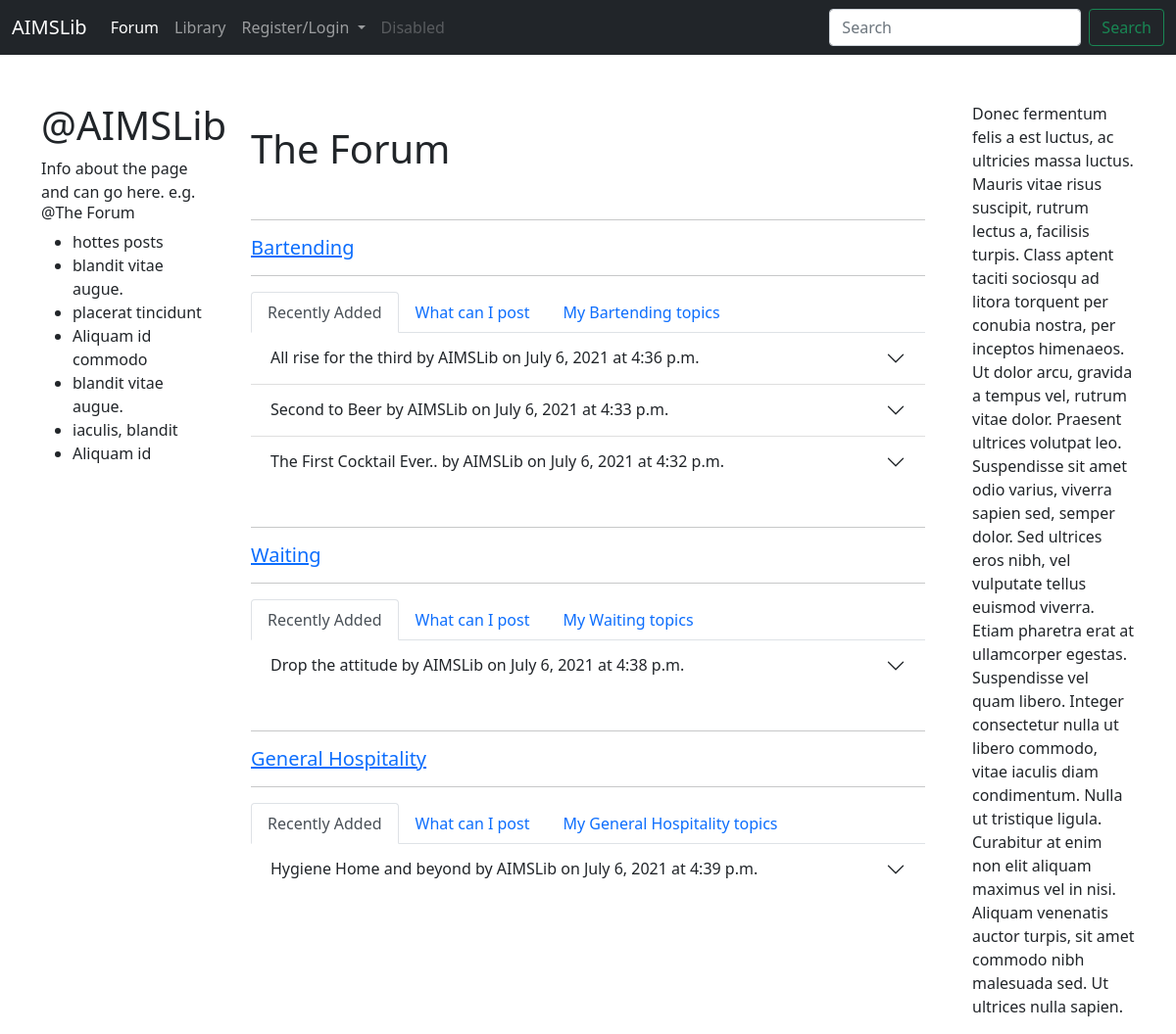
The app's page /forum/ with its own data.
### forum/models.py (models this page shows, shortened)
class Post(models.Model):
    title = models.CharField(max_length=255)
    assigned_skill_area = models.ForeignKey(SkillArea, on_delete=models.CASCADE)
    author = models.ForeignKey(User, on_delete=models.CASCADE)
    body = RichTextField(blank=True, null=True)
    publish_date = models.DateField(auto_now_add=True)
    publish_time = models.TimeField(auto_now_add=True)
    topic_snippet = models.TextField(max_length=500, default="A short snippet on your topic")

### Development/models.py (models this page shows)
class SkillArea(models.Model):
    skill_area_name = models.CharField(max_length=255)
    created_date = models.DateField(auto_now_add=True)
    created_by = models.ForeignKey(User, on_delete=models.CASCADE)
    forum_rules = models.TextField(default="The forum rules for this skill area are..")
    def __str__(self):
        return self.skill_area_name #This changes the displayed object name into relevant text information

### forum/views.py (the view)
# urls.py: path('forum/', ForumViewHome.as_view(), name="forum-home"),
class ForumViewHome(TemplateView):
    template_name = "forum_home.html"
    def get_context_data(self, **kwargs):
        context = super().get_context_data(**kwargs)
        skill_topic_set = []
        for skill in SkillArea.objects.all():
            filtered_results = Post.objects.filter(assigned_skill_area=skill.id).order_by('-publish_date', '-publish_time')[:5]#.order_by('-publish_time')
            if filtered_results:
                skill_topic_set.append(filtered_results)
        context['skill_area_topics'] = skill_topic_set
        return context

### forum/templates/forum_home.html (shortened to what this page needs)
{% extends 'base.html' %}
{% block content %}
<div class="container">
<br/>
<h1> The Forum </h1>
<br/>
{% for skill_topic_set in skill_area_topics %}
  <hr>
  <h5> <a href='{% url "forum-dev-area" skill_topic_set.0.assigned_skill_area %}'> {{ skill_topic_set.0.assigned_skill_area }}</a></h5>
  <hr>
  <nav>
    <div class="nav nav-tabs" id="nav-tab" role="tablist">
      <button class="nav-link active" id="nav-home-tab" data-bs-toggle="tab" data-bs-target="#nav-home" type="button" role="tab" aria-controls="nav-home" aria-selected="true">Recently Added</button>
      <button class="nav-link" id="nav-profile-tab" data-bs-toggle="tab" data-bs-target="#nav-profile" type="button" role="tab" aria-controls="nav-profile" aria-selected="false">What can I post</button>
      <button class="nav-link" id="nav-contact-tab" data-bs-toggle="tab" data-bs-target="#nav-contact" type="button" role="tab" aria-controls="nav-contact" aria-selected="false">My {{ skill_topic_set.0.assigned_skill_area }} topics</button>
    </div>
  </nav>
  <div class="tab-content" id="nav-tabContent">
    <div class="tab-pane fade show active" id="nav-home" role="tabpanel" aria-labelledby="nav-home-tab">
      <div class="accordion accordion-flush" id="TopicAccordian">
        {% for post in skill_topic_set%}
          <div class="accordion-item">
            <h2 class="accordion-header" id="topic_heading_{{ post.pk }}">
              <button class="accordion-button collapsed" type="button" data-bs-toggle="collapse" data-bs-target="#topic_collapse_{{ post.pk }}" aria-expanded="false" aria-controls="topic_collapse_{{ post.pk }}">
                {{ post.title }} by {{ post.author }} on {{ post.publish_date }} at {{ post.publish_time}}
            </h2>
          </div>
        {% endfor %}
      </div>
  </div>
</div>
<br/>
{% endfor %}
</div>
{% endblock %}

### website/templates/base.html (shortened to what this page needs)
<!doctype html>
<html lang="en">
  <head>
    <link href="https://cdn.jsdelivr.net/npm/bootstrap@5.0.2/dist/css/bootstrap.min.css" rel="stylesheet">
  </head>
  <body>
    <nav class="navbar navbar-expand-lg navbar-dark bg-dark">
      <div class="container-fluid">
        <a class="navbar-brand" href="{% url 'home' %}">AIMSLib</a>
        <div class="collapse navbar-collapse" id="navbarSupportedContent">
          <ul class="navbar-nav me-auto mb-2 mb-lg-0">
            <li class="nav-item">
              <a class="nav-link active" aria-current="page" href="{% url 'forum-home' %}">Forum</a>
            </li>
            <li class="nav-item">
              <a class="nav-link" href="#">Library</a>
            </li>
            {% if user.is_authenticated %}
            <li class="nav-item dropdown">
              <a class="nav-link dropdown-toggle" href="#" id="navbarDropdown" role="button" data-bs-toggle="dropdown" aria-expanded="false">
                {{ user.get_username }}
              </a>
              <ul class="dropdown-menu" aria-labelledby="navbarDropdown">
                <li><a class="dropdown-item" href="{% url 'member-profile' user.pk %}">My Profile</a></li>
                <li><a class="dropdown-item" href="#">Development</a></li>
                <li><a class="dropdown-item" href="{% url 'member-edit' %}">Account settings</a></li>
                <li><hr class="dropdown-divider"></li>
                <li><a class="dropdown-item" href="{% url 'logout' %}">Logout</a></li>
              </ul>
            </li>
            {% else %}
            <li class="nav-item dropdown">
              <a class="nav-link dropdown-toggle" href="#" id="navbarDropdown" role="button" data-bs-toggle="dropdown" aria-expanded="false">
                Register/Login
              </a>
            </li>
            {% endif %}
            <li class="nav-item">
              <a class="nav-link disabled" href="#" tabindex="-1" aria-disabled="true">Disabled</a>
            </li>
          </ul>
          <form class="d-flex">
            <input class="form-control me-2" type="search" placeholder="Search" aria-label="Search">
            <button class="btn btn-outline-success" type="submit">Search</button>
          </form>
        </div>
      </div>
    </nav>
    <div class="container">
      <div class="row">
        <div class="col-2">
          <br/>
          <br/>
          <h1>{% block sectiontitle %}@AIMSLib {% endblock %}</h1>
          {% block leftbar %}
          Info about the page and can go here. e.g.
          <h6> @The Forum</h6>
          <ul>
            <li>hottes posts</li>
            <li>blandit vitae augue.</li>
            <li>placerat tincidunt</li>
            <li>Aliquam id commodo</li>
            <li>blandit vitae augue.</li>
            <li>iaculis, blandit</li>
            <li>Aliquam id </li>
          </ul>
          {% endblock %}
        </div>
        <div class="col-8">
          <br/>
          <br/>
          {% block content %}
          {% endblock %}
        </div>
        <div class="col-2">
          <br/>
          <br/>
          {% block rightbar %}
          <p>Donec fermentum felis a est luctus, ac ultricies massa luctus. Mauris vitae risus suscipit, rutrum lectus a, facilisis turpis. Class aptent taciti sociosqu ad litora torquent per conubia nostra, per inceptos himenaeos. Ut dolor arcu, gravida a tempus vel, rutrum vitae dolor. Praesent ultrices volutpat leo. Suspendisse sit amet odio varius, viverra sapien sed, semper dolor. Sed ultrices eros nibh, vel vulputate tellus euismod viverra. Etiam pharetra erat at ullamcorper egestas. Suspendisse vel quam libero. Integer consectetur nulla ut libero commodo, vitae iaculis diam condimentum. Nulla ut tristique ligula. Curabitur at enim non elit aliquam maximus vel in nisi. Aliquam venenatis auctor turpis, sit amet commodo nibh malesuada sed. Ut ultrices nulla sapien.
          </p>
          {% endblock %}
        </div>
      </div>
    </div>
  </body>
</html>

### records on screen
Post: assigned_skill_area.skill_area_name "Bartending", assigned_skill_area.skill_area_name "Bartending", title "All rise for the third", author "AIMSLib", publish_date "July 6, 2021", publish_time "4:36 p.m."
Post: title "Second to Beer", author "AIMSLib", publish_date "July 6, 2021", publish_time "4:33 p.m."
Post: title "The First Cocktail Ever..", author "AIMSLib", publish_date "July 6, 2021", publish_time "4:32 p.m."
Post: assigned_skill_area.skill_area_name "Waiting", assigned_skill_area.skill_area_name "Waiting", title "Drop the attitude", author "AIMSLib", publish_date "July 6, 2021", publish_time "4:38 p.m."
Post: assigned_skill_area.skill_area_name "General Hospitality", assigned_skill_area.skill_area_name "General Hospitality", title "Hygiene Home and beyond", author "AIMSLib", publish_date "July 6, 2021", publish_time "4:39 p.m."
